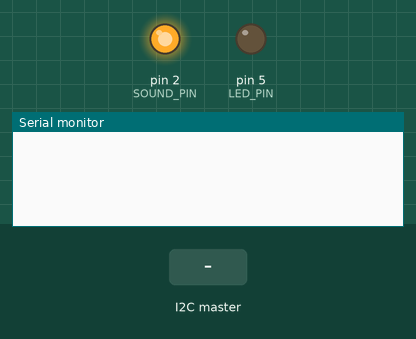
Bench run of a sketch on a simulated Arduino Uno, built with avr-gcc and run on an emulated ATmega328P. Shown: output pins drawn as LEDs (lit = HIGH), the last lines printed to the serial monitor. The inputs (shaded band) are chosen by the test bench. Pins used as bus, display or sensor lines are not drawn.

Above: at 1.2 s.
1.3 s: the I2C master sends the byte 1
At 1.7 s:
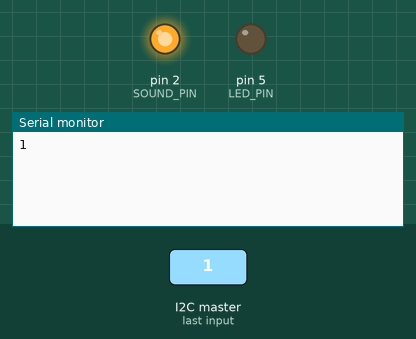
2.8 s: the I2C master sends the byte 90
At 4.0 s:
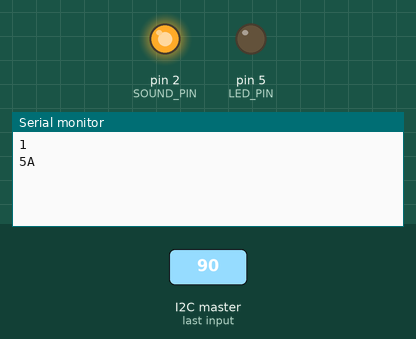
4.3 s: the I2C master sends the byte 200
At 5.2 s:
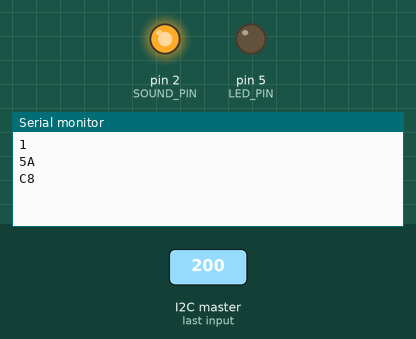

The sketch:

oDay_Receiver.ino
```cpp
#include<Wire.h>

#define MCU_ADDR 127
#define CTRL_PIN 12
#define SOUND_PIN 2
#define RESET_PIN 4
#define LED_PIN 5
#define IRCODE 0xAA

char outChar = 0xFF;
byte inChar = 0, counter = 0, ledDuty = 0;
unsigned long Time = 0;

void setup() {
  // put your setup code here, to run once:
  pinMode(SOUND_PIN, OUTPUT);
  digitalWrite(SOUND_PIN,HIGH);
  pinMode(RESET_PIN, OUTPUT);
  digitalWrite(RESET_PIN,HIGH);
  pinMode(LED_PIN, OUTPUT);
  digitalWrite(LED_PIN,LOW);


  Wire.begin(MCU_ADDR);
  Wire.onRequest(transmitByte);
  Wire.onReceive(receiveByte);
  Serial.begin(9600);
}

void loop() {
  // put your main code here, to run repeatedly:
 /* if (Serial.available()){
    outChar = Serial.read(); // get char from serial
    Serial.print("Sending: ");
    Serial.println(outChar); // echo value back
    pinMode(CTRL_PIN, OUTPUT);
    digitalWrite(CTRL_PIN, LOW); // assert control line low
  }*/

  // switch the LEDs on or off depending on inChar
  // LEDs are active-low
  if (Time < millis()){
    digitalWrite(SOUND_PIN, HIGH);
  }

  if (ledDuty){
    analogWrite(LED_PIN, ledDuty);
    if (counter) counter--;
    else {
      ledDuty--;
      counter = 255;
    }
  }
  else digitalWrite(LED_PIN, LOW);
}

// onRequest handler
void transmitByte(){
  Wire.write(outChar); // send input character to Tiny
  digitalWrite(CTRL_PIN, HIGH); // pull control line high
  pinMode(CTRL_PIN, INPUT); // hi-impedance
}

// onReceive handler
void receiveByte(int numBytes){
  while(!Wire.available()){
    // wait until data begins to arrive
  }
  inChar = Wire.read(); // read received byte into inChar
  delay(10);
  Serial.println(inChar, HEX);
 /* Serial.print("Received: \""); // print as char and as hex
  Serial.print(inChar);
  Serial.print("\". Hex: ");*/

    if (inChar == IRCODE){
      Time = millis() + 100;
      digitalWrite(SOUND_PIN,LOW);
      inChar = 0;
      Serial.println("BOOM!");
      ledDuty = 255;
    }

}
```

Measured:
- after the input at 1.3 s, the serial monitor: prints a new line at once (image 1)
- after the input at 2.8 s, the serial monitor: prints a new line at once (image 2)
- after the input at 4.3 s, the serial monitor: prints a new line at once (image 3)
